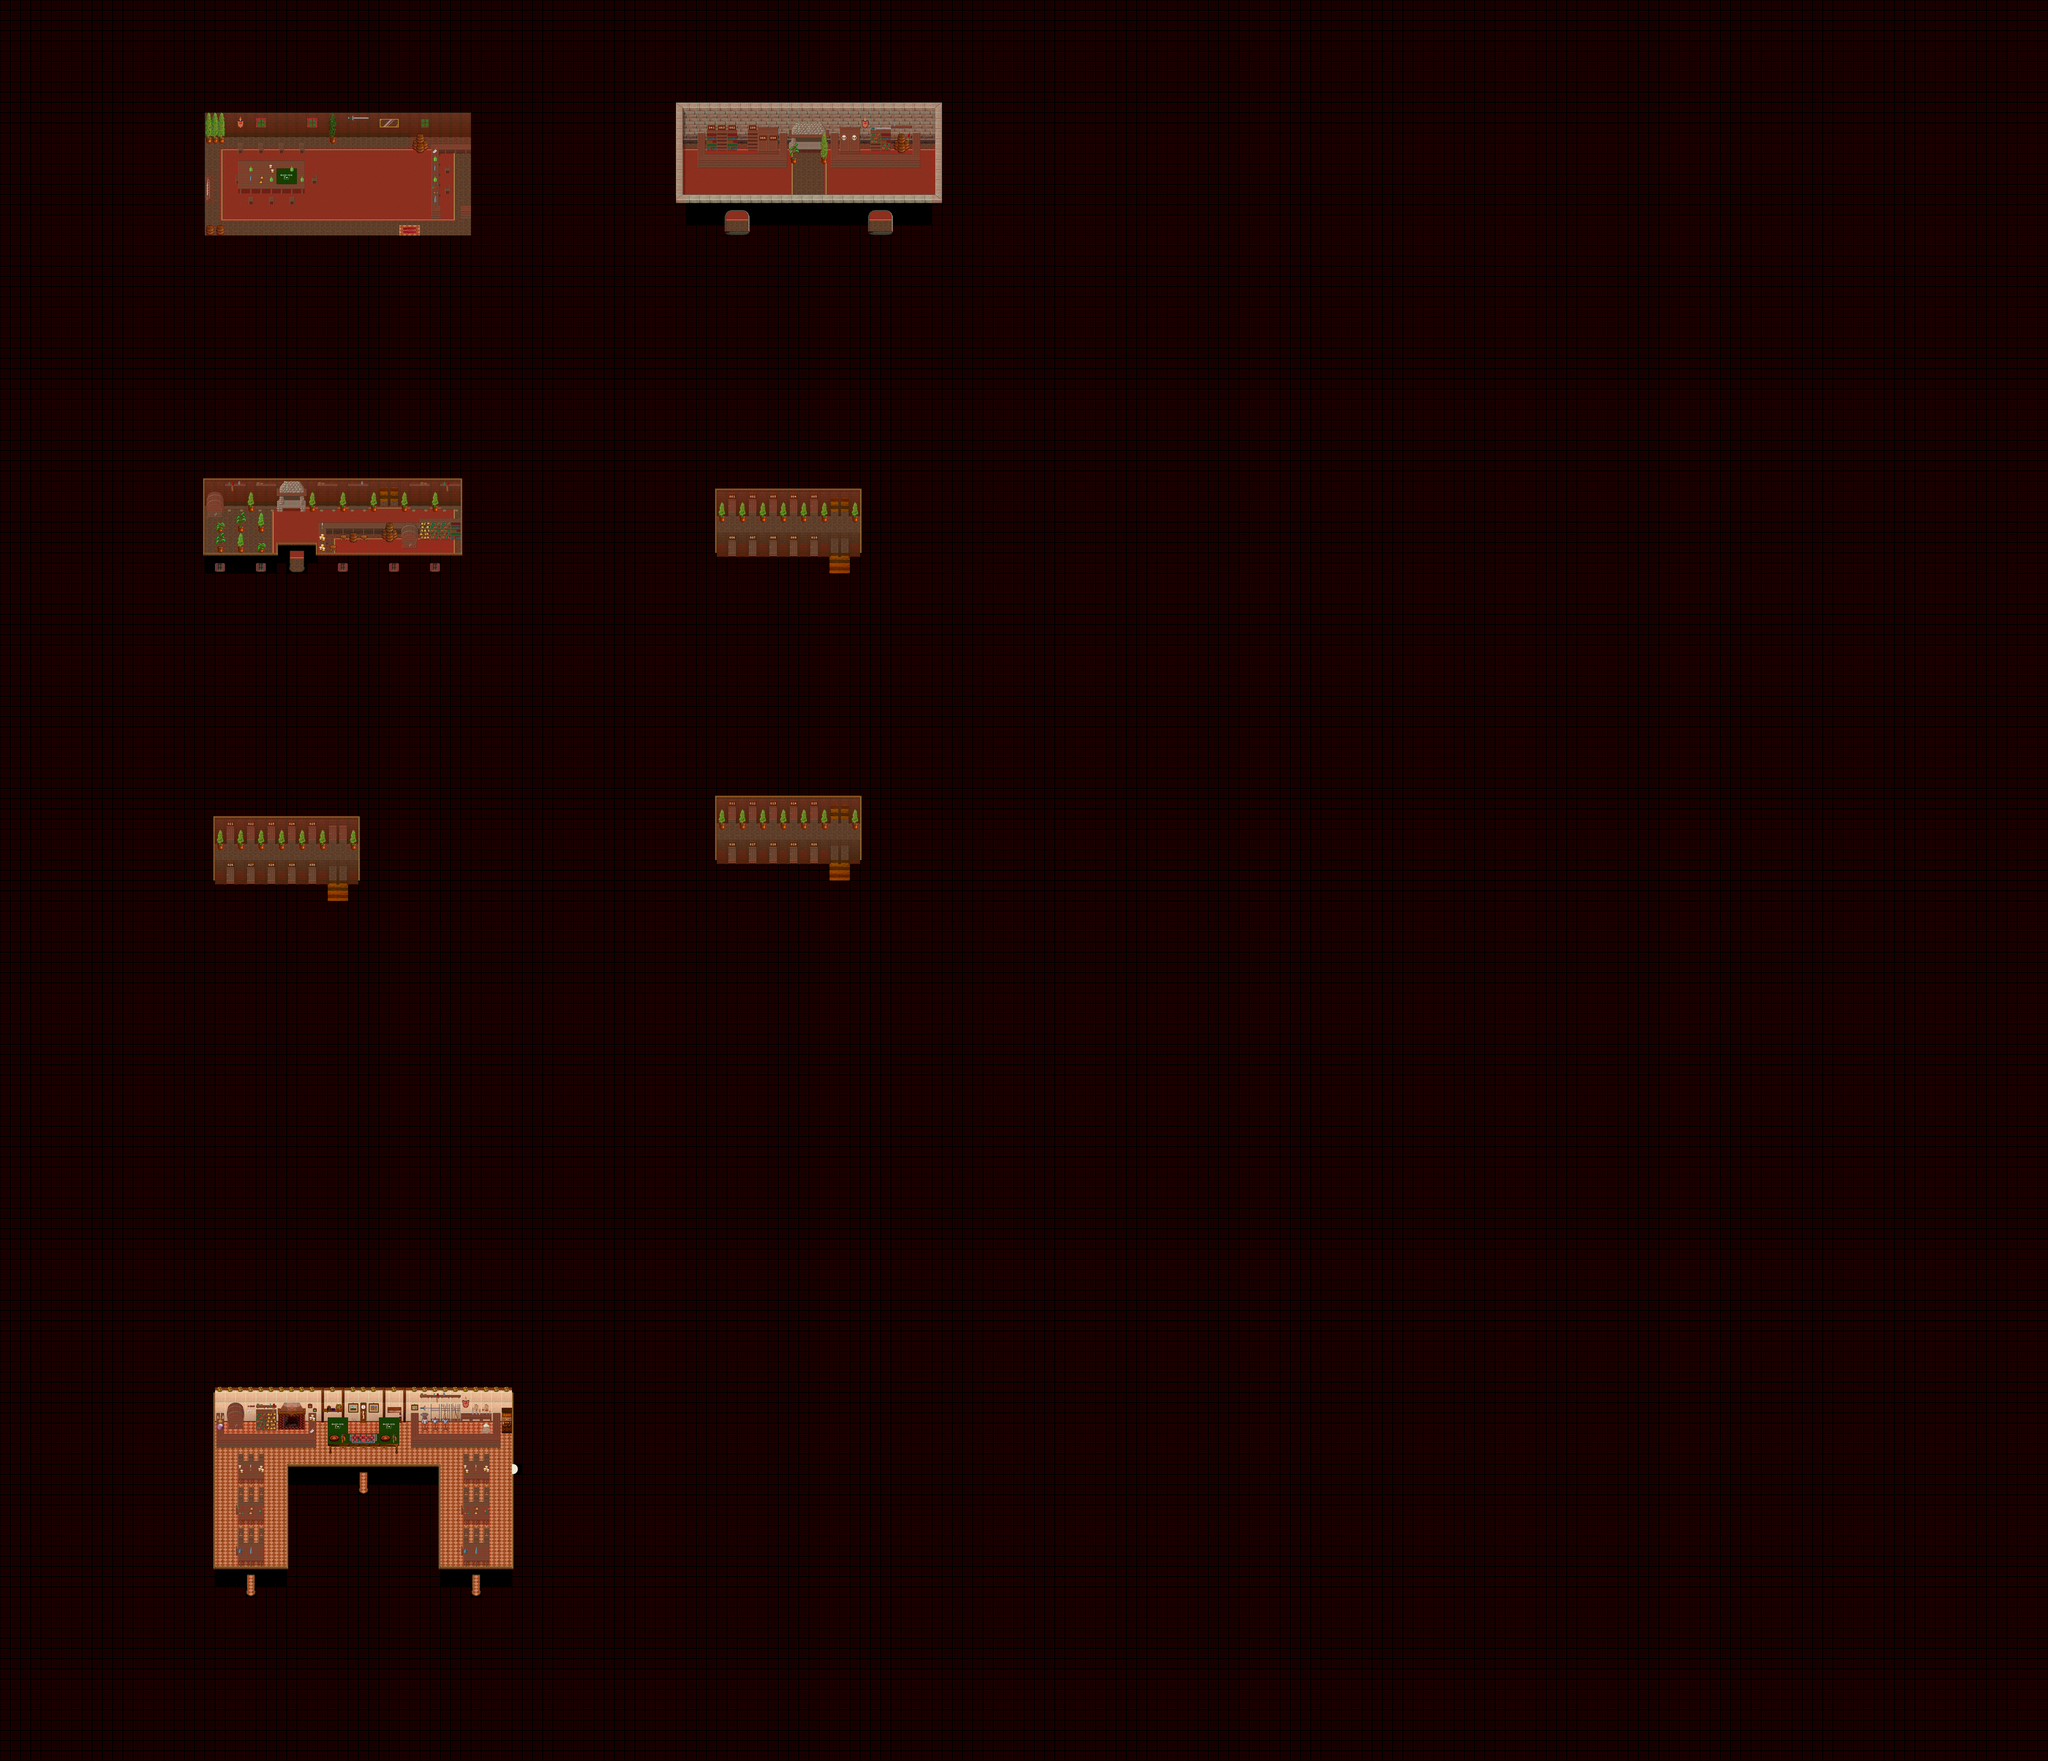

Rendered tile map (Tiled .tmx) drawn with the repository's tilesets; below, a short description and the map source with its tile grids summarised:
An orthogonal 200x172 tile map with 32x32 px tiles, 6 tile layers (ground, ground2, fringe, top, ...), 14 tilesets and 18 objects (13x warp, PARTICLE_EFFECT).

<map version="1.0" orientation="orthogonal" width="200" height="172" tilewidth="32" tileheight="32">
 <properties>
  <property name="music" value="Magick - Real.ogg" />
  <property name="name" value="Estabelecimento" />
  <property name="pasta" value="005-3_Estabelecimento" />
 </properties>
 <tileset firstgid="1" name="Collision" tilewidth="32" tileheight="32">
  <image source="../graphics/tiles/collision.png" width="64" height="32" />
 </tileset>
 <tileset firstgid="3" name="indoor" tilewidth="32" tileheight="32">
  <image source="../graphics/tiles/woodland_indoor.png" width="512" height="512" />
 </tileset>
 <tileset firstgid="259" name="indoor_x3" tilewidth="32" tileheight="32">
  <image source="../graphics/tiles/woodland_indoor_x3.png" width="512" height="96" />
 </tileset>
 <tileset firstgid="307" name="indoor_x2" tilewidth="32" tileheight="32">
  <image source="../graphics/tiles/woodland_indoor_x2.png" width="512" height="64" />
 </tileset>
 <tileset firstgid="339" name="inn" tilewidth="32" tileheight="32">
  <image source="../graphics/tiles/inn.png" width="512" height="512" />
 </tileset>
 <tileset firstgid="595" name="village" tilewidth="32" tileheight="32">
  <image source="../graphics/tiles/Woodland_village.png" width="512" height="512" />
 </tileset>
 <tileset firstgid="851" name="village_x2" tilewidth="32" tileheight="64">
  <image source="../graphics/tiles/Woodland_village_x2.png" width="512" height="64" />
 </tileset>
 <tileset firstgid="867" name="cabana_in" tilewidth="32" tileheight="32">
  <image source="../graphics/tiles/cabana_in.png" width="512" height="160" />
 </tileset>
 <tileset firstgid="947" name="cabana_in_x3" tilewidth="32" tileheight="96">
  <image source="../graphics/tiles/cabana_in_x3.png" width="512" height="96" />
 </tileset>
 <tileset firstgid="963" name="numeros" tilewidth="32" tileheight="32">
  <image source="../graphics/tiles/numeros.png" width="320" height="352" />
 </tileset>
 <tileset firstgid="1073" name="blockWalls" tilewidth="32" tileheight="32">
  <image source="../graphics/tiles/blockWalls.png" width="512" height="512" />
 </tileset>
 <tileset firstgid="1329" name="blockWalls_in_x3" tilewidth="32" tileheight="96">
  <image source="../graphics/tiles/blockWalls_in_x3.png" width="512" height="96" />
 </tileset>
 <tileset firstgid="1345" name="placas_x2" tilewidth="32" tileheight="64">
  <image source="../graphics/tiles/placas_x2.png" width="512" height="64" />
 </tileset>
 <tileset firstgid="1361" name="hlw_interno1" tilewidth="32" tileheight="32">
  <image source="../graphics/tiles/hlw_interno1.png" width="512" height="320" />
 </tileset>
 <layer name="ground" width="200" height="172">
  <data>[34400 cells, 34400 non-empty, 35 distinct tile ids]</data>
 </layer>
 <layer name="ground2" width="200" height="172">
  <data>[34400 cells, 400 non-empty, 25 distinct tile ids]</data>
 </layer>
 <layer name="fringe" width="200" height="172">
  <data>[34400 cells, 409 non-empty, 107 distinct tile ids]</data>
 </layer>
 <layer name="top" width="200" height="172">
  <data>[34400 cells, 735 non-empty, 104 distinct tile ids]</data>
 </layer>
 <layer name="top2" width="200" height="172">
  <data>[34400 cells, 91 non-empty, 70 distinct tile ids]</data>
 </layer>
 <layer name="collision" width="200" height="172" opacity="0.19">
  <data>[34400 cells, 33702 non-empty, 2 distinct tile ids]</data>
 </layer>
 <objectgroup name="Objects" width="0" height="0" visible="0">
  <object name="graphics/particles/cookingfire.particle.xml" type="PARTICLE_EFFECT" x="896" y="4480" width="32" height="32" />
 </objectgroup>
 <objectgroup name="magin" width="200" height="172" visible="0">
  <object x="1440" y="736" width="800" height="800" />
  <object x="0" y="192" width="640" height="640" />
  <object x="2240" y="1760" width="800" height="800" />
  <object x="1120" y="1792" width="800" height="800" />
 </objectgroup>
 <objectgroup color="#ffff00" name="warps" width="200" height="172" visible="0">
  <object name="HB_Corredor1" type="warp" x="1184" y="1536" width="64" height="32">
   <properties>
    <property name="map" value="005-3" />
    <property name="x" value="82" />
    <property name="y" value="53" />
   </properties>
  </object>
  <object name="HB_Saguão" type="warp" x="2592" y="1744" width="64" height="16">
   <properties>
    <property name="map" value="005-3" />
    <property name="x" value="37" />
    <property name="y" value="49" />
   </properties>
  </object>
  <object name="HB_Saida" type="warp" x="896" y="1776" width="64" height="16">
   <properties>
    <property name="map" value="005" />
    <property name="x" value="48" />
    <property name="y" value="25" />
   </properties>
  </object>
  <object name="sairBar2" type="warp" x="1120" y="4656" width="32" height="16">
   <properties>
    <property name="dest_map" value="005" />
    <property name="dest_x" value="992" />
    <property name="dest_y" value="2816" />
   </properties>
  </object>
  <object name="sairBar4" type="warp" x="1616" y="4576" width="16" height="32">
   <properties>
    <property name="dest_map" value="005" />
    <property name="dest_x" value="1248" />
    <property name="dest_y" value="2784" />
   </properties>
  </object>
  <object name="sairBar3" type="warp" x="1472" y="4976" width="32" height="16">
   <properties>
    <property name="dest_map" value="005" />
    <property name="dest_x" value="1216" />
    <property name="dest_y" value="3008" />
   </properties>
  </object>
  <object name="sairBar1" type="warp" x="768" y="4976" width="32" height="16">
   <properties>
    <property name="dest_map" value="005" />
    <property name="dest_x" value="800" />
    <property name="dest_y" value="3008" />
   </properties>
  </object>
  <object name="BancoSaida2" type="warp" x="2720" y="720" width="64" height="16">
   <properties>
    <property name="map" value="005" />
    <property name="x" value="70" />
    <property name="y" value="26" />
   </properties>
  </object>
  <object name="BancoSaida1" type="warp" x="2272" y="720" width="64" height="16">
   <properties>
    <property name="map" value="005" />
    <property name="x" value="61" />
    <property name="y" value="26" />
   </properties>
  </object>
  <object name="HB_Corredor2" type="warp" x="2592" y="1568" width="64" height="32">
   <properties>
    <property name="map" value="005-3" />
    <property name="x" value="82" />
    <property name="y" value="83" />
   </properties>
  </object>
  <object name="HB_Corredor1" type="warp" x="2592" y="2704" width="64" height="16">
   <properties>
    <property name="map" value="005-3" />
    <property name="x" value="82" />
    <property name="y" value="50" />
   </properties>
  </object>
  <object name="HB_Corredor3" type="warp" x="2592" y="2528" width="64" height="32">
   <properties>
    <property name="map" value="005-3" />
    <property name="x" value="33" />
    <property name="y" value="85" />
   </properties>
  </object>
  <object name="HB_Corredor2" type="warp" x="1024" y="2768" width="64" height="16">
   <properties>
    <property name="map" value="005-3" />
    <property name="x" value="82" />
    <property name="y" value="80" />
   </properties>
  </object>
 </objectgroup>
 <objectgroup name="scripts" width="200" height="172" visible="0">
  <properties>
   <property name="file-banco" value="banco.conf" />
   <property name="file-hotel" value="hotel.conf" />
   <property name="file-hoteleiro" value="hoteleiro.conf" />
   <property name="file-ibegye" value="ibegye.conf" />
   <property name="file-mCacaNiqueis" value="MaquinaCacaNiqueis.conf" />
  </properties>
 </objectgroup>
</map>
